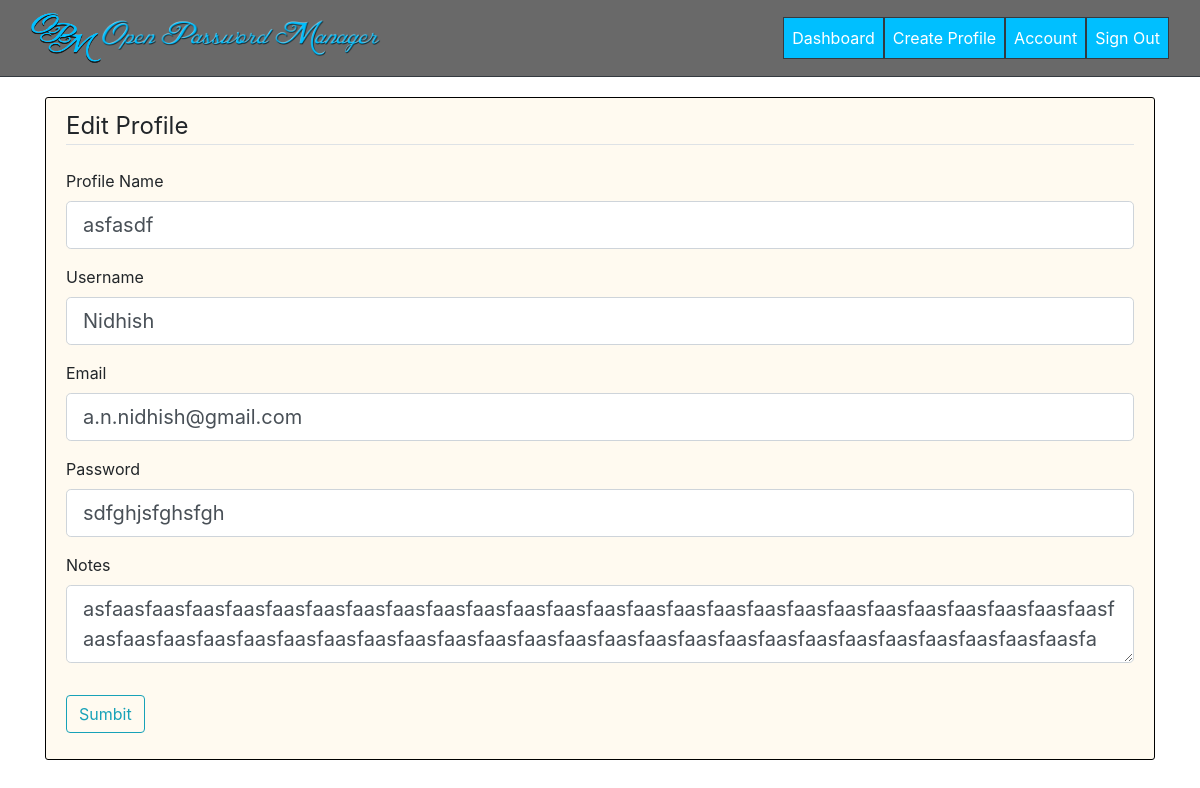
/profile/1/edit (signed in), run on the app's committed database.
### opm/models.py (models this page shows, shortened)
class Profiles(db.Model):
    id = db.Column(db.Integer,primary_key=True)
    profile_name = db.Column(db.String(20), nullable=False)
    username = db.Column(db.String(20), nullable=False)
    email = db.Column(db.String(120), nullable=False)
    notes = db.Column(db.Text)
    password = db.Column(db.String(120), nullable=False)
    date_created = db.Column(db.DateTime, nullable=False, default=datetime.now)
    user_id = db.Column(db.Integer, db.ForeignKey('user.id'), nullable=False)

### opm/routes.py (the view)
@app.route('/profile/<int:profile_id>/edit' , methods=['GET','POST'])
@login_required
def profile_edit(profile_id):
    profile = Profiles.query.get_or_404(profile_id)
    if profile.author != current_user:
        abort(403)
    form = CreateProfile()
    if form.validate_on_submit():
        profile.profile_name = form.profile_name.data
        profile.username = form.username.data
        profile.email = form.email.data
        profile.password = pass_encrypt(form.password.data)
        profile.notes = form.notes.data
        db.session.commit()
        flash('Profile Updated Successfully!', 'success')
        return redirect(url_for('profile', profile_id=profile.id))
    elif request.method == 'GET':
        form.profile_name.data = profile.profile_name
        form.username.data = profile.username
        form.email.data = profile.email
        form.password.data = pass_dcrypt(profile.password)
        form.notes.data = profile.notes
    return render_template('create_profile.html', title='Edit Post', profile=profile, form=form, legend='Edit Profile')

### opm/forms.py
class CreateProfile(FlaskForm):
    profile_name = StringField('Profile Name', validators=[DataRequired()])
    username = StringField('Username', validators=[DataRequired()])
    email = StringField('Email', validators=[DataRequired()])
    password = StringField('Password', validators=[DataRequired()])
    notes = TextAreaField('Notes', validators=[DataRequired()])
    submit = SubmitField('Sumbit')

### opm/models.py (called while the page is built)
@login_manager.user_loader
def load_user(user_id):
    return User.query.get(int(user_id))

### opm/passcrypt.py (called while the page is built)
def pass_dcrypt(enpass):
    unciphered_text = (cipher_suite.decrypt(enpass))
    return byte_to_str(unciphered_text)

def byte_to_str(data):
    return  str(data, 'utf-8')

### opm/templates/create_profile.html (shortened to what this page needs)
{% extends "loggedinlayout.html" %}
{% block content %}
<div class="content-section row-placement">
  <form class="" action="" method="POST">
    <fieldset class="form-group">
      <legend class="border-bottom mb-4">{{ legend }}</legend>
      <div class="form-group">
        {{ form.profile_name.label(class="form-control-label") }}
        {% if form.profile_name.errors %}
          {{ form.profile_name(class="form-control form-control-lg is-invalid") }}
          <div class="invalid-feedback">
            {% for error in form.profile_name.errors %}
              <span>{{ error }}</span>
            {% endfor %}
          </div>
        {% else %}
          {{ form.profile_name(class="form-control form-control-lg") }}
        {% endif %}
      </div>
      <div class="form-group">
        {{ form.username.label(class="form-control-label") }}
        {% if form.username.errors %}
          {{ form.username(class="form-control form-control-lg is-invalid") }}
          <div class="invalid-feedback">
            {% for error in form.username.errors %}
              <span>{{ error }}</span>
            {% endfor %}
          </div>
        {% else %}
          {{ form.username(class="form-control form-control-lg") }}
        {% endif %}
      </div>
      <div class="form-group">
        {{ form.email.label(class="form-control-label") }}
        {% if form.email.errors %}
          {{ form.email(class="form-control form-control-lg is-invalid") }}
          <div class="invalid-feedback">
            {% for error in form.email.errors %}
              <span>{{ error }}</span>
            {% endfor %}
          </div>
        {% else %}
          {{ form.email(class="form-control form-control-lg") }}
        {% endif %}
      </div>
      <div class="form-group">
        {{ form.password.label(class="form-control-label") }}
        {% if form.password.errors %}
          {{ form.password(class="form-control form-control-lg is-invalid") }}
          <div class="invalid-feedback">
            {% for error in form.password.errors %}
              <span>{{ error }}</span>
            {% endfor %}
          </div>
        {% else %}
          {{ form.password(class="form-control form-control-lg") }}
        {% endif %}
      </div>
      <div class="form-group">
        {{ form.notes.label(class="form-control-label") }}
        {% if form.notes.errors %}
          {{ form.notes(class="form-control form-control-lg is-invalid") }}
          <div class="invalid-feedback">
            {% for error in form.notes.errors %}
              <span>{{ error }}</span>
            {% endfor %}
          </div>
        {% else %}
          {{ form.notes(class="form-control form-control-lg") }}
        {% endif %}
      </div>
    </fieldset>
    <div class="form-group">
      {{ form.submit(class="btn btn-outline-info") }}
    </div>
  </form>
</div>
{% endblock content %}

### opm/static/css/styles.css (style rules this page uses)
.content-section { background: FloralWhite; padding: 10px 20px; border: 1px solid black; border-radius: 3px; margin-bottom: 20px; }
.row-placement { margin-top: 20px; }

### data on the page
Profiles: profile_name "asfasdf", username "Nidhish", email "a.n.nidhish@gmail.com", password "sdfghjsfghsfgh", notes "asfaasfaasfaasfaasfaasfaasfaasfaasfaasfaasfaasfaasfaasfaasfaasfaasfaasfaasfaasfaasfaasfaasfaasfaasfaasfaasfaasfaasfaasfaasfaasfaasfaasfaasfaasfaasfaasfaasfaasfaasfaasfaasfaasfaasfaasfaasfaasfaasfaasfaasfa"

### other printed values
{{ legend }} "Edit Profile"
